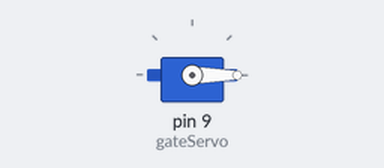
Recording of a sketch running on a simulated Arduino Uno, built with avr-gcc and run on an emulated ATmega328P. Shown: servo.

Above: at 0.05 s.
At 3.0 s:
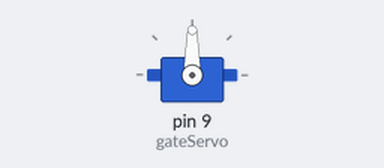
At 6.0 s:
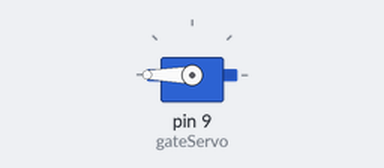
Timing chart, 0 to 7.8 s (numbered marks = the images above):
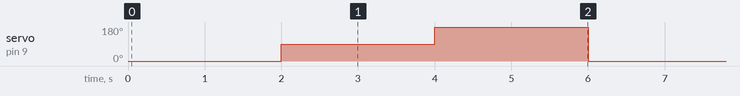

Measured:
- by itself, servo on pin 9 (gateServo): repeats every 6.0 s: 180° 2.0 s, 0° 2.0 s, 90° 2.0 s

The sketch:

servo_test.ino
```cpp
#include <Servo.h>

Servo gateServo;

void setup() {
  gateServo.attach(9);   // Servo signal connected to D9
}

void loop() {

  // Move to 0°
  gateServo.write(0);
  delay(2000);

  // Move to 90°
  gateServo.write(90);
  delay(2000);

  // Move to 180°
  gateServo.write(180);
  delay(2000);

}
```
